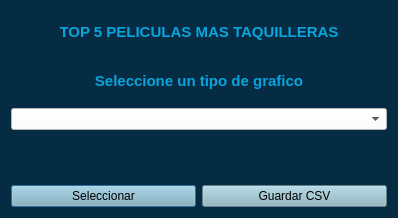
<?xml version="1.0" encoding="UTF-8"?>
<ui version="4.0">
 <class>Dialog</class>
 <widget class="QDialog" name="Dialog">
  <property name="geometry">
   <rect>
    <x>0</x>
    <y>0</y>
    <width>398</width>
    <height>218</height>
   </rect>
  </property>
  <property name="windowTitle">
   <string>Graficas Matplotlib</string>
  </property>
  <property name="windowIcon">
   <iconset>
    <normaloff>Ejemplos/TheFlash.png</normaloff>Ejemplos/TheFlash.png</iconset>
  </property>
  <property name="styleSheet">
   <string notr="true">background-color: rgb(6, 44, 67);</string>
  </property>
  <layout class="QGridLayout" name="gridLayout">
   <item row="0" column="0" colspan="2">
    <widget class="QLabel" name="Titulo_2">
     <property name="styleSheet">
      <string notr="true">font: 16pt &quot;Segoe Print&quot;;
font: italic 8pt &quot;Lucida Fax&quot;;
color: rgb(9, 164, 221);</string>
     </property>
     <property name="text">
      <string>&lt;html&gt;&lt;head/&gt;&lt;body&gt;&lt;p align=&quot;center&quot;&gt;&lt;span style=&quot; font-size:11pt; font-weight:600; color:#09a4dd;&quot;&gt;TOP 5 PELICULAS MAS TAQUILLERAS&lt;/span&gt;&lt;/p&gt;&lt;/body&gt;&lt;/html&gt;</string>
     </property>
    </widget>
   </item>
   <item row="1" column="0" colspan="2">
    <widget class="QLabel" name="Titulo">
     <property name="styleSheet">
      <string notr="true">font: 16pt &quot;Segoe Print&quot;;
font: italic 8pt &quot;Lucida Fax&quot;;
color: rgb(9, 164, 221);</string>
     </property>
     <property name="text">
      <string>&lt;html&gt;&lt;head/&gt;&lt;body&gt;&lt;p align=&quot;center&quot;&gt;&lt;span style=&quot; font-size:11pt; font-weight:600; color:#09a4dd;&quot;&gt;Seleccione un tipo de grafico&lt;/span&gt;&lt;/p&gt;&lt;/body&gt;&lt;/html&gt;</string>
     </property>
    </widget>
   </item>
   <item row="4" column="0">
    <widget class="QPushButton" name="Boton_Seleccionar">
     <property name="styleSheet">
      <string notr="true">background-color: rgb(137, 179, 192);
</string>
     </property>
     <property name="text">
      <string>Seleccionar</string>
     </property>
    </widget>
   </item>
   <item row="4" column="1">
    <widget class="QPushButton" name="Boton_Guardar">
     <property name="styleSheet">
      <string notr="true">background-color: rgb(137, 179, 192);</string>
     </property>
     <property name="text">
      <string>Guardar CSV</string>
     </property>
    </widget>
   </item>
   <item row="2" column="0" colspan="2">
    <widget class="QComboBox" name="Opcion_Graficos">
     <property name="styleSheet">
      <string notr="true">font: 11pt &quot;Microsoft New Tai Lue&quot;;
background-color: rgb(255, 255, 255);
font: 10pt &quot;MS Shell Dlg 2&quot;;</string>
     </property>
     <item>
      <property name="text">
       <string/>
      </property>
     </item>
     <item>
      <property name="text">
       <string>Grafica Barras Horizontal</string>
      </property>
     </item>
     <item>
      <property name="text">
       <string>Grafica Barras Vertical</string>
      </property>
     </item>
     <item>
      <property name="text">
       <string>Grafica Lineas</string>
      </property>
     </item>
     <item>
      <property name="text">
       <string>Grafica Pastel</string>
      </property>
     </item>
     <item>
      <property name="text">
       <string>Mostrar Datos</string>
      </property>
     </item>
    </widget>
   </item>
   <item row="3" column="0" colspan="2">
    <widget class="QLabel" name="label_Comentario">
     <property name="cursor">
      <cursorShape>CrossCursor</cursorShape>
     </property>
     <property name="toolTip">
      <string>&lt;html&gt;&lt;head/&gt;&lt;body&gt;&lt;p align=&quot;center&quot;&gt;&lt;span style=&quot; font-style:italic; color:#ffffff;&quot;&gt;&lt;br/&gt;&lt;/span&gt;&lt;/p&gt;&lt;/body&gt;&lt;/html&gt;</string>
     </property>
     <property name="whatsThis">
      <string>&lt;html&gt;&lt;head/&gt;&lt;body&gt;&lt;p align=&quot;center&quot;&gt;&lt;br/&gt;&lt;/p&gt;&lt;/body&gt;&lt;/html&gt;</string>
     </property>
     <property name="styleSheet">
      <string notr="true">font: 10pt &quot;Microsoft New Tai Lue&quot;;
alternate-background-color: rgb(255, 255, 255);</string>
     </property>
     <property name="text">
      <string/>
     </property>
    </widget>
   </item>
  </layout>
 </widget>
 <resources/>
 <connections/>
</ui>
